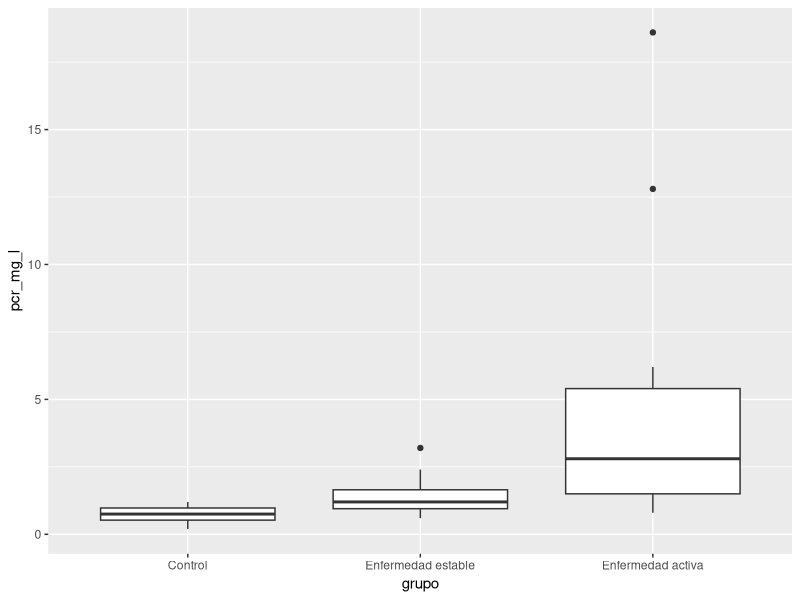
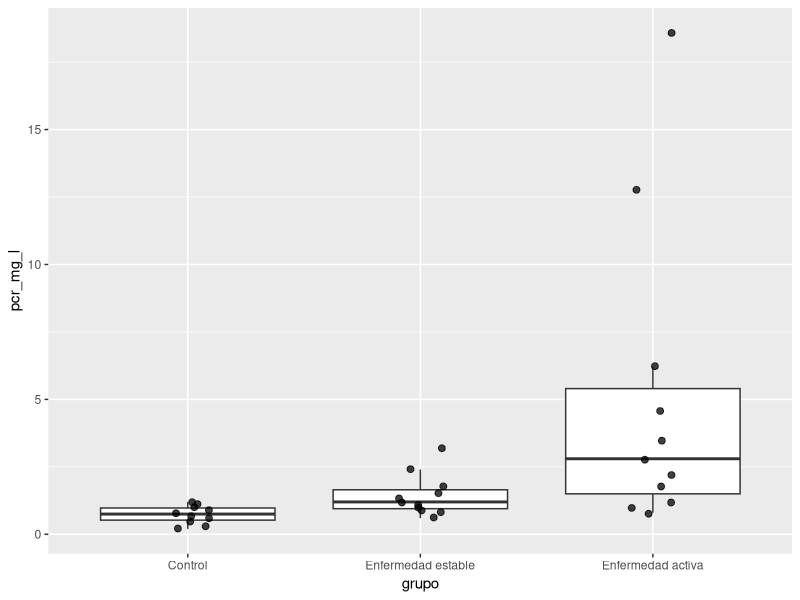
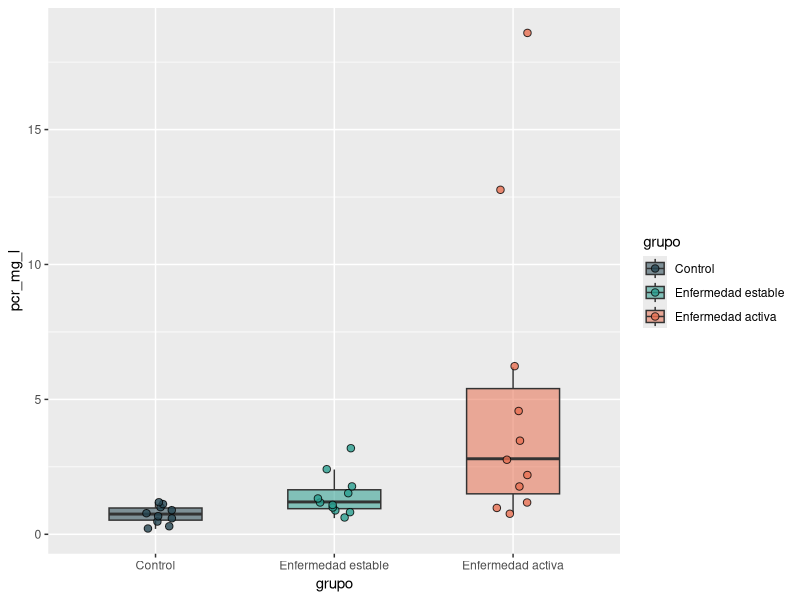
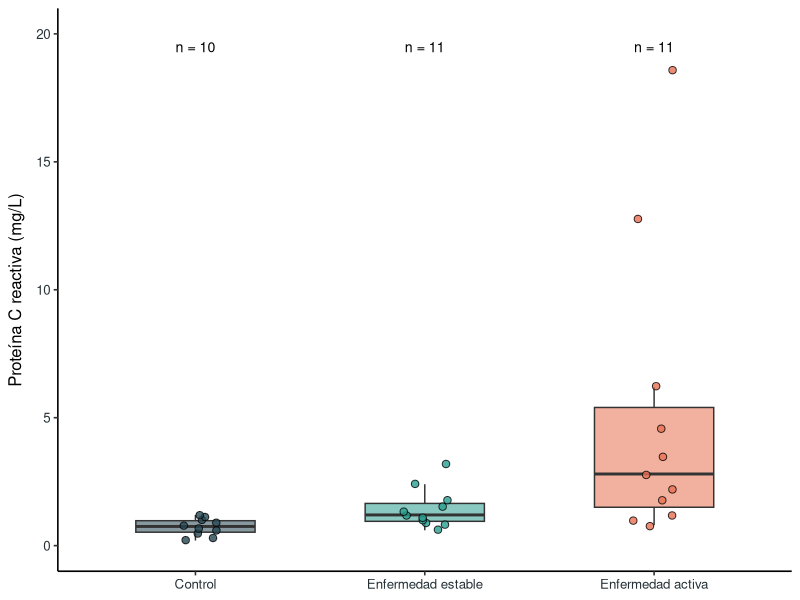
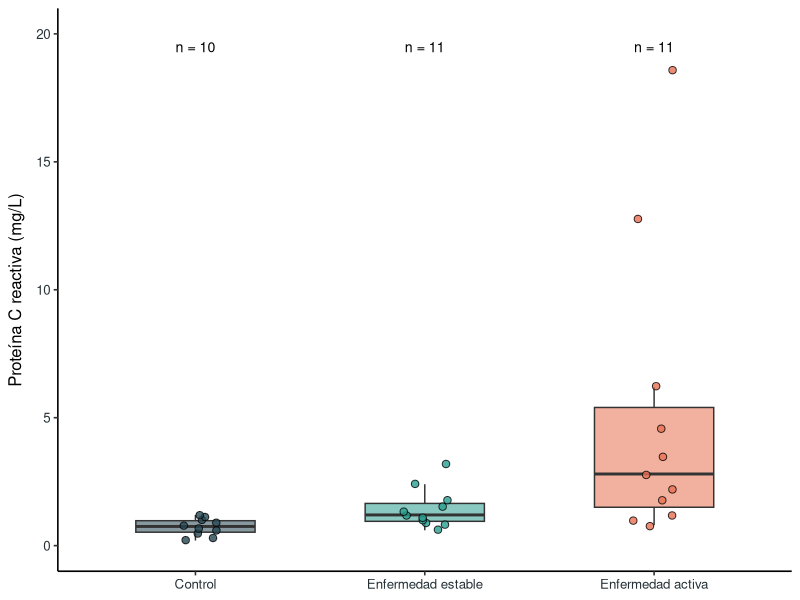

These charts were generated, in order, by the following R code:
# ================================================================
# GGPLOT2 POR CAPAS: GRÁFICA DE CAJAS PARA PUBLICACIÓN
# Material complementario de la sesión 2
# ================================================================

library(readr)
library(dplyr)
library(tidyr)
library(ggplot2)

dir.create("resultados/infografia_ggplot", recursive = TRUE,
           showWarnings = FALSE)


# 1. DATOS --------------------------------------------------------

datos <- read_csv(
  "datos/biomarcadores_clinicos.csv",
  show_col_types = FALSE
)

datos_limpios <- datos |>
  drop_na(hemoglobina_g_dl, pcr_mg_l) |>
  mutate(
    grupo = factor(
      grupo,
      levels = c("Control", "Enfermedad estable", "Enfermedad activa")
    )
  )


# 2. CAPA GEOMÉTRICA: LA CAJA ------------------------------------

paso_1 <- ggplot(
  datos_limpios,
  aes(x = grupo, y = pcr_mg_l)
) +
  geom_boxplot()

ggsave(
  "resultados/infografia_ggplot/paso_1_caja.png",
  paso_1, width = 7, height = 4.5, dpi = 300, bg = "white"
)


# 3. SEGUNDA CAPA: OBSERVACIONES INDIVIDUALES --------------------

paso_2 <- ggplot(
  datos_limpios,
  aes(x = grupo, y = pcr_mg_l)
) +
  geom_boxplot(outlier.shape = NA) +
  geom_point(
    position = position_jitter(width = 0.10, seed = 123),
    alpha = 0.75,
    size = 2
  )

ggsave(
  "resultados/infografia_ggplot/paso_2_puntos.png",
  paso_2, width = 7, height = 4.5, dpi = 300, bg = "white"
)


# 4. ESCALA: ORDEN Y COLORES -------------------------------------

colores_grupo <- c(
  "Control" = "#264653",
  "Enfermedad estable" = "#2A9D8F",
  "Enfermedad activa" = "#E76F51"
)

paso_3 <- ggplot(
  datos_limpios,
  aes(x = grupo, y = pcr_mg_l, fill = grupo)
) +
  geom_boxplot(
    width = 0.52,
    alpha = 0.55,
    outlier.shape = NA
  ) +
  geom_point(
    position = position_jitter(width = 0.10, seed = 123),
    shape = 21,
    size = 2.2,
    alpha = 0.80
  ) +
  scale_fill_manual(values = colores_grupo)

ggsave(
  "resultados/infografia_ggplot/paso_3_colores.png",
  paso_3, width = 7, height = 4.5, dpi = 300, bg = "white"
)


# 5. ETIQUETAS, TEMA Y TAMAÑO MUESTRAL ----------------------------

n_grupos <- datos_limpios |>
  count(grupo) |>
  mutate(etiqueta = paste0("n = ", n))

grafico_publicacion <- paso_3 +
  geom_text(
    data = n_grupos,
    aes(x = grupo, y = 19.5, label = etiqueta),
    inherit.aes = FALSE,
    size = 3.6
  ) +
  labs(
    x = NULL,
    y = "Proteína C reactiva (mg/L)"
  ) +
  coord_cartesian(ylim = c(0, 20)) +
  theme_classic(base_size = 12) +
  theme(
    legend.position = "none",
    axis.text.x = element_text(color = "#263238"),
    axis.text.y = element_text(color = "#263238"),
    axis.title.y = element_text(margin = margin(r = 8))
  )

if (interactive()) print(grafico_publicacion)


# 6. EXPORTACIÓN --------------------------------------------------

# PNG de alta resolución para presentaciones y algunos manuscritos.
ggsave(
  "resultados/infografia_ggplot/pcr_cajas_publicacion.png",
  grafico_publicacion,
  width = 170,
  height = 120,
  units = "mm",
  dpi = 600,
  bg = "white"
)

# PDF vectorial para conservar líneas y texto nítidos.
ggsave(
  "resultados/infografia_ggplot/pcr_cajas_publicacion.pdf",
  grafico_publicacion,
  width = 170,
  height = 120,
  units = "mm",
  bg = "white"
)
